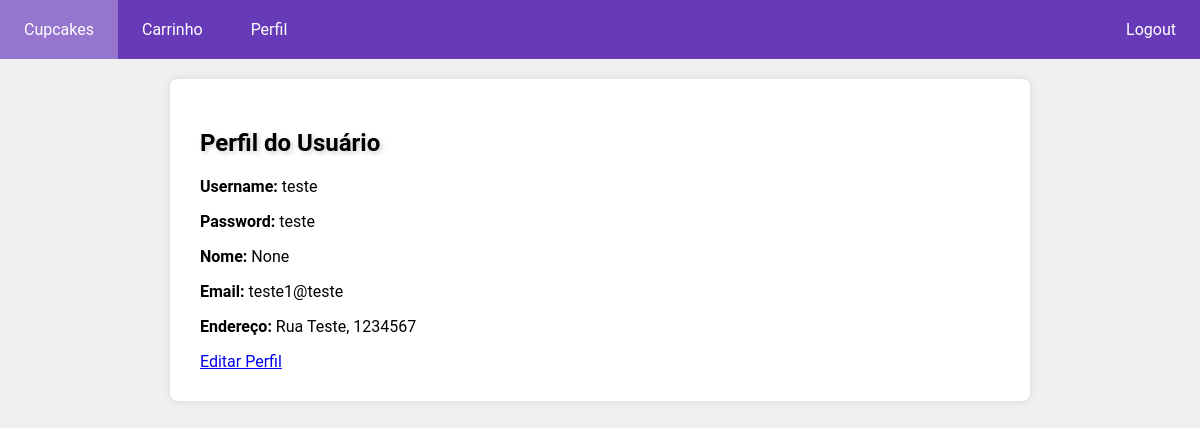
The app's page /user-profile (signed in) with its own data.
### tables this page shows
CREATE TABLE users (
        id INTEGER PRIMARY KEY,
        username TEXT UNIQUE NOT NULL,
        password TEXT NOT NULL,
        nome TEXT,
        email TEXT
    , endereco TEXT);

### app.py (the view)
@app.route('/user-profile')
def user_profile():
    if 'username' in session:
        conn = sqlite3.connect('cupcakes.db')
        cursor = conn.cursor()
        cursor.execute('SELECT * FROM users WHERE username=?', (session['username'],))
        user_data = cursor.fetchone()
        conn.close()
        if user_data:
            user = {
                'username': user_data[1],
                'password': user_data[2],
                'nome': user_data[3],
                'email': user_data[4],
                'endereco': user_data[5]
            }
            return render_template('user_profile.html', user=user)
    return redirect(url_for('index'))

### templates/user_profile.html (shortened to what this page needs)
<!DOCTYPE html>
<html lang="en">
<head>
    <link rel="stylesheet" href="{{ url_for('static', filename='style.css') }}">
</head>
<body>
    <div class="navbar">
        <a href="{{ url_for('cupcake_list') }}">Cupcakes</a>
        <a href="{{ url_for('shopping_cart') }}">Carrinho</a>
        <a href="{{ url_for('user_profile') }}">Perfil</a>
        <a href="{{ url_for('logout') }}" style="float: right;">Logout</a>
    </div>
    <div class="container">
        <h2>Perfil do Usuário</h2>
        <p><strong>Username:</strong> {{ user.username }}</p>
        <p><strong>Password:</strong> {{ user.password }}</p>
        <p><strong>Nome:</strong> {{ user.nome }}</p>
        <p><strong>Email:</strong> {{ user.email }}</p>
        <p><strong>Endereço:</strong> {{ user.endereco }}</p>
        <a href="{{ url_for('editar_perfil') }}">Editar Perfil</a>
    </div>
</body>
</html>

### static/style.css (style rules this page uses)
body { margin: 0; font-family: 'Roboto', sans-serif; background-color: #f0f0f0; }
.navbar { background-color: #673ab7; overflow: hidden; }
.navbar a { float: left; display: block; color: white; text-align: center; padding: 20px 24px; text-decoration: none; }
.container { max-width: 800px; margin: 20px auto; padding: 30px; background-color: #fff; border-radius: 8px; box-shadow: 0 0 10px rgba(0, 0, 0, 0.1); }
h2 { text-shadow: 2px 2px 5px #ccc; }

### records on screen
users: username "teste", password "teste", email "teste1@teste", endereco "Rua Teste, 1234567"

### other values on screen
{{ user.nome }} "None"
